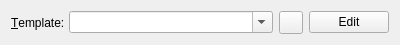
<ui version="4.0" >
 <class>TemplateWidget</class>
 <widget class="QWidget" name="TemplateWidget" >
  <property name="geometry" >
   <rect>
    <x>0</x>
    <y>0</y>
    <width>400</width>
    <height>45</height>
   </rect>
  </property>
  <property name="windowTitle" >
   <string>Choose Template</string>
  </property>
  <layout class="QHBoxLayout" >
   <item>
    <widget class="QLabel" name="templateLabel" >
     <property name="whatsThis" >
      <string>&lt;p>Give the file name of the LaTeX template.  If this input field is empty or contains an invalid file name, an internal default template will be used.&lt;/p></string>
     </property>
     <property name="text" >
      <string>&amp;Template:</string>
     </property>
     <property name="buddy" >
      <cstring>templateCombo</cstring>
     </property>
    </widget>
   </item>
   <item>
    <widget class="QComboBox" name="templateCombo" >
     <property name="sizePolicy" >
      <sizepolicy vsizetype="Fixed" hsizetype="Expanding" >
       <horstretch>0</horstretch>
       <verstretch>0</verstretch>
      </sizepolicy>
     </property>
     <property name="whatsThis" >
      <string>&lt;p>Give the file name of the LaTeX template.  If this input field is empty or contains an invalid file name, an internal default template will be used.&lt;/p></string>
     </property>
     <property name="editable" >
      <bool>true</bool>
     </property>
    </widget>
   </item>
   <item>
    <widget class="QToolButton" name="templateChooseButton" >
     <property name="toolTip" >
      <string>&lt;p>Select template file&lt;/p></string>
     </property>
     <property name="whatsThis" >
      <string>&lt;p>Browse to an existing template file.&lt;/p></string>
     </property>
     <property name="text" >
      <string/>
     </property>
     <property name="icon" >
      <iconset resource="application.qrc" >:/images/document-open.png</iconset>
     </property>
    </widget>
   </item>
   <item>
    <widget class="QPushButton" name="templateEditButton" >
     <property name="toolTip" >
      <string>&lt;p>Edit template file&lt;/p></string>
     </property>
     <property name="whatsThis" >
      <string>&lt;p>Edit this template with an external editor specified in the "Configure" dialog.&lt;/p></string>
     </property>
     <property name="text" >
      <string>Edit</string>
     </property>
    </widget>
   </item>
  </layout>
 </widget>
 <resources>
  <include location="application.qrc" />
 </resources>
 <connections/>
</ui>
